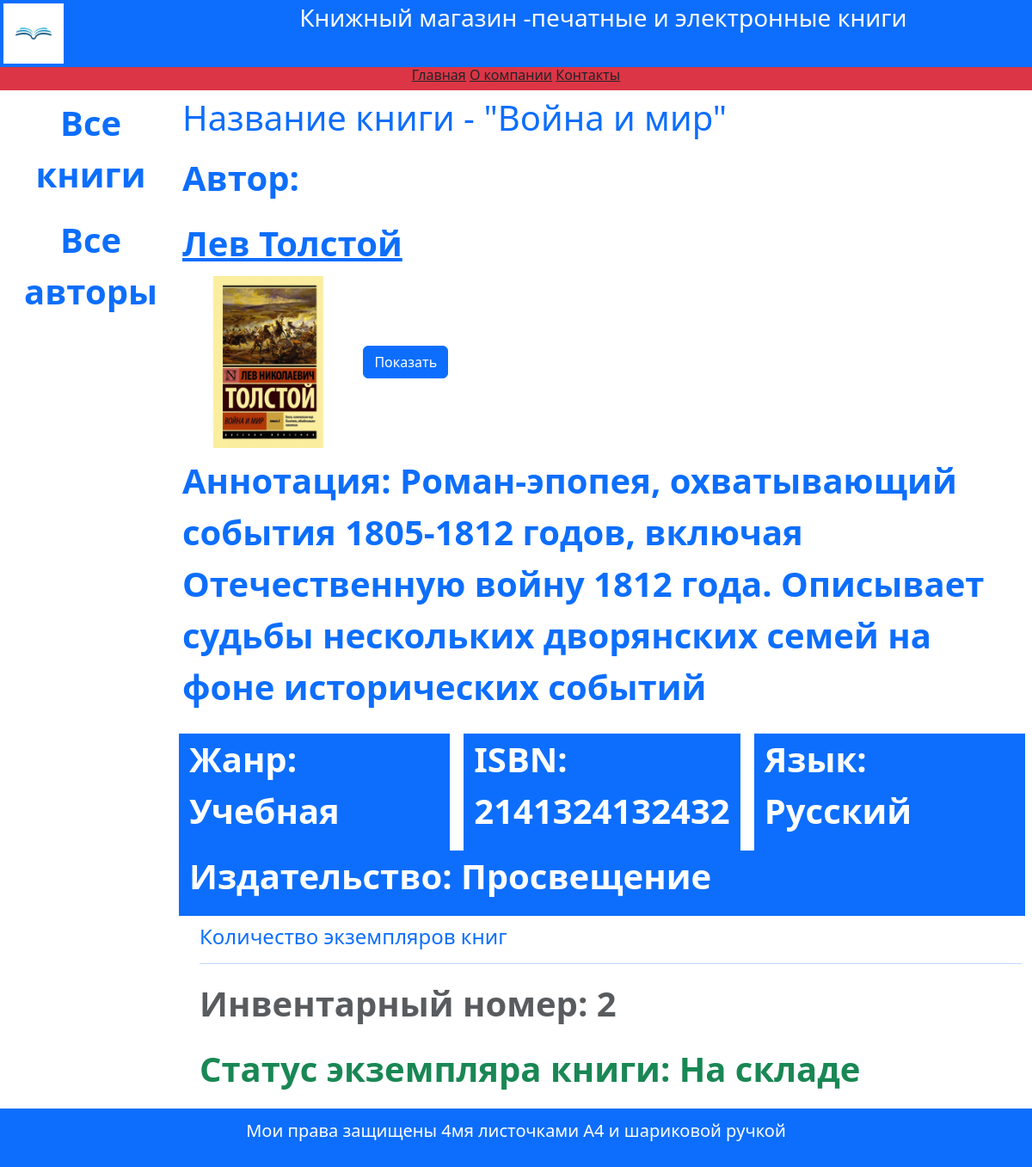
The page /books/2/ on the database its author committed.
### catalog/models.py (models this page shows, shortened)
class Book(models.Model):
    title = models.CharField(max_length=200,
                             help_text='Введите название книги',
                              verbose_name='Название книги')
    genre = models.ForeignKey('Genre',on_delete=models.CASCADE,
                             help_text='Выберите жанр для книги',
                              verbose_name='Жанр книги')
    language = models.ForeignKey('Language',on_delete=models.CASCADE,
                             help_text='Выберите язык для книги',
                              verbose_name='Язык книги')
    publisher = models.ForeignKey('Publisher', on_delete=models.CASCADE,
                              help_text='Выберите издательство книги',
                              verbose_name='Издательство книги')
    year = models.CharField(max_length=4,
                            help_text='Введите год издания книги',
                            verbose_name='Год издания')
    author = models.ManyToManyField('Author',
                                    help_text='Выберите автора',
                                    verbose_name='Автор книги')
    summary = models.TextField(max_length=1000,
                               help_text='Введите краткое описание книги',
                               verbose_name='Аннотация книги')
    isbn = models.CharField(max_length=13,
                            help_text='Должно содержать 13 символов',
                            verbose_name='ISBN книги')
    price = models.DecimalField(decimal_places=2, max_digits=7,
                                help_text='Введите цену книги',
                                verbose_name='Цена (руб.)')
    photo = models.ImageField(upload_to='images',
                              help_text='Введите избражение обложки',
                              verbose_name='Изображение обложки')
    def display_author(self):
        return ', '.join([author.last_name for author in self.author.all ()])
    display_author.short_descriptions = 'Авторы'

class Author(models.Model):
    first_name = models.CharField(max_length=100,
                                  help_text='Введите имя автора',
                                  verbose_name='Имя автора')
    last_name = models.CharField(max_length=100,
                                  help_text='Введите фамилию автора',
                                  verbose_name='Фамилия автора')
    date_of_birth = models.DateField(help_text='Введите дату рождения',
                                     verbose_name='Дата рождения',
                                     null=True, blank=True)
    about = models.TextField(help_text='Введите сведения об авторе',
                             verbose_name='Сведения об авторе')
    photo = models.ImageField(upload_to='images',
                              help_text='Введите фото автора',
                              verbose_name='Фото автора',
                              null=True, blank=True)

class Genre(models.Model):
    name = models.CharField(max_length=200,
                            help_text='Введите жанр книги',
                            verbose_name='Жанр книги')
    def __str__(self):
        return self.name

class Language(models.Model):
    name = models.CharField(max_length=20,
                            help_text='Введите язык книги',
                            verbose_name='Язык книги')
    def __str__(self):
        return self.name

class Publisher(models.Model):
    name = models.CharField(max_length=20,
                            help_text='Введите наименование издания',
                            verbose_name='Издательство')
    def __str__(self):
        return self.name

class BookInstance(models.Model):
    book = models.ForeignKey('Book', on_delete=models.CASCADE,
                             null=True)
    inv_nom = models.CharField(max_length=20,
                               null=True,
                               help_text='Введите инвентарный номер экземпляра',
                               verbose_name='Инвентарный номер')
    status= models.ForeignKey('Status',
                              on_delete=models.CASCADE,
                              null=True,
                              help_text='Изменить состояние экземляра',
                              verbose_name='Статус экземляра книги')
    due_back = models.DateField(null=True,
                                blank=True,
                                help_text='Введите конец срока статуса',
                                verbose_name='Дата окончания статуса')
    class Meta:
        ordering = ['due_back']

class Status(models.Model):
    name = models.CharField(max_length=20,
                            help_text='Введитье статус экземпляра книги',
                            verbose_name='Статус экземпляра книги')
    def __str__(self):
        return self.name

### catalog/views.py (the view)
# urls.py: path('books/<int:pk>/', views.BookDetailView.as_view(),
class BookDetailView(DetailView):
    model = Book
    context_object_name = 'book'

### catalog/templates/catalog/book_detail.html
{% extends "catalog/base.html" %}
{% block content %}
<div class="container text-start">
    <div class="row my-2">
        <h1>Название книги - "{{ book.title }}"</h1>
    </div>
    <div class="row my-2">
        <p>Автор:</p>
        {% for author in book.author.all %}
            <a href="">{{author.first_name}}
                {{author.last_name}}</a>
        {% endfor %}
    </div>
    <img src="{{book.photo.url}}" alt="con"
         style="max-height:200px">
    <a href="{{book.photo.url}}" class="btn btn-primary"
       target="_blank">Показать</a>
    <div class="row my-2">
        <div class="col">
            <p>Аннотация: {{book.summary}}</p>
        </div>
    </div>
    <div class="row my-2">
        <div class="col mx-2 bg-primary text-white">
            <p>Жанр: {{book.genre}}</p>
        </div>
        <div class="col mx-2 bg-primary text-white">
            <p>ISBN: {{book.isbn}}</p>
        </div>
        <div class="col mx-2 bg-primary text-white">
            <p>Язык: {{book.language}}</p>
        </div>
        <div class="col mx-2 bg-primary text-white">
            <p>Издательство: {{book.publisher}}</p>
        </div>
    </div>
    <div style="margin-left:20px; margin-top:10px">
        <h4>Количество экземпляров книг</h4>
        {% for copy in book.bookinstance_set.all %}
        <hr>
        <p class="text-muted">Инвентарный номер: {{copy.id}}</p>
        <p class="text-success">Статус экземпляра книги:
            {{copy.status}}</p>
        {% endfor %}
    </div>
</div>
{%endblock%}

### catalog/templates/catalog/base.html (style rules this page uses)
body { display: flex; flex-direction: column; min-height: 100vh; }

### rows shown on the page
Book: title "Война и мир", photo (picture), summary "Роман-эпопея, охватывающий события 1805-1812 годов, включая Отечественную войну 1812 года. Описывает судьбы нескольких дворянских семей на фоне исторических событий", genre "Учебная", isbn "2141324132432", language "Русский", publisher "Просвещение"
Author: first_name "Лев", last_name "Толстой"
BookInstance: id "2", status "На складе"
